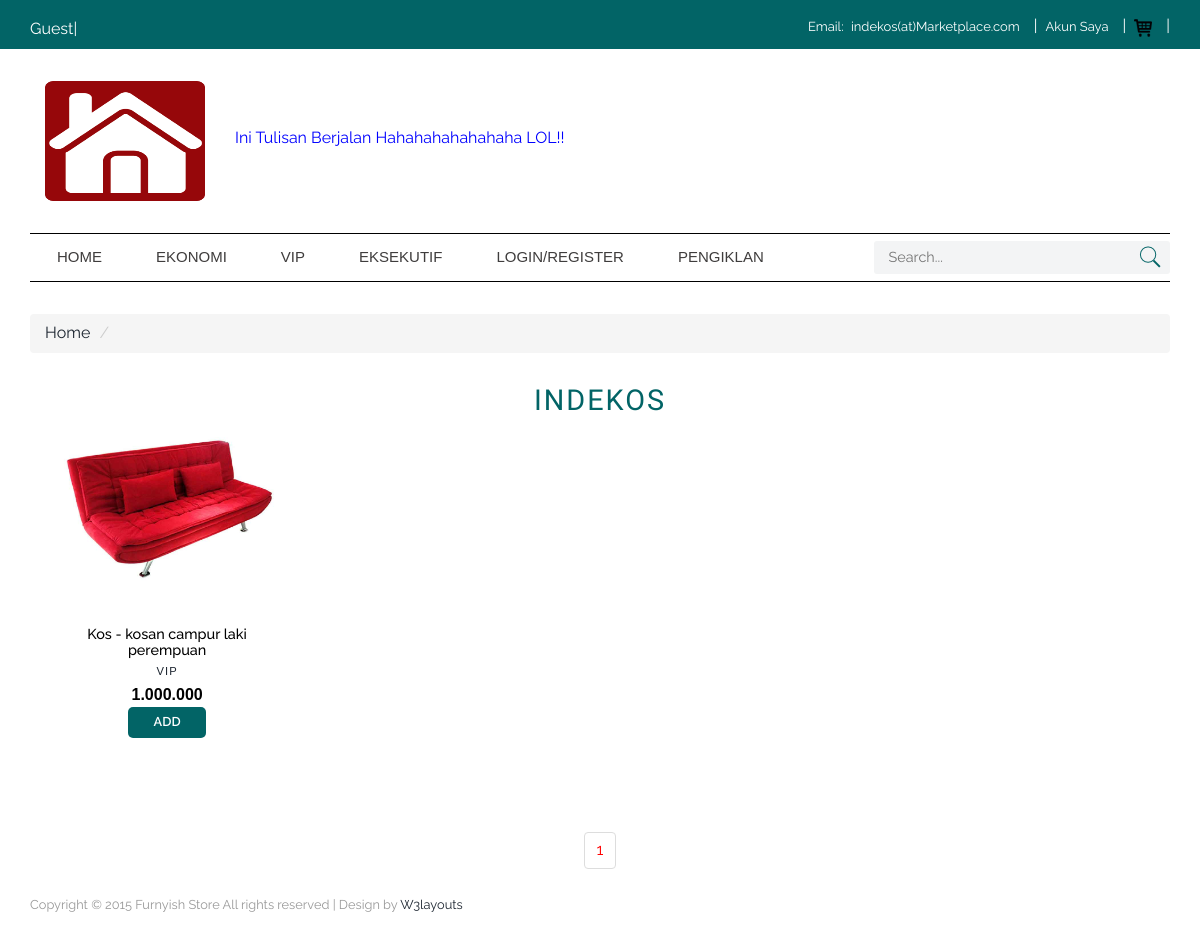
Page /index.php?kelas=VIP on the committed database.
### tables this page shows
CREATE TABLE `tbl_indekos` (
  `id_indekos` int(11) NOT NULL,
  `id_seller` int(11) NOT NULL,
  `kelas` varchar(20) NOT NULL,
  `judul` varchar(100) NOT NULL,
  `deskripsi` mediumtext NOT NULL,
  `alamat` varchar(100) NOT NULL,
  `harga` int(20) NOT NULL,
  `gambar` varchar(30) NOT NULL,
  `gambar_1` varchar(30) NOT NULL,
  `gambar_2` varchar(30) NOT NULL,
  `gambar_3` varchar(30) NOT NULL,
  `status` varchar(10) NOT NULL
);

### class/Indekos.php (the view, shortened to what this page needs)
<?php
    class Indekos
    {
        private $db;
        function __construct($db_conn)
        {
            $this->db = $db_conn;
        }
                    ?>
                <?php
		public function indexIndekos($query) {
	    	$jumlah_desimal = "0";
	        $pemisah_desimal = ",";
	        $pemisah_ribuan = ".";
            $stmt = $this->db->prepare($query);
            $stmt->execute();
            if($stmt->rowCount()>0)
            {
                while($row=$stmt->fetch(PDO::FETCH_ASSOC))
                {
                    ?>
                    	<a href="single.php?slug=<?php print($row['id_indekos']) ?>"><div class="product-grid love-grid">
							<div class="product-img b-link-stripe b-animate-go  thickbox">
								<img src="assets/img_indekos/<?php print($row['gambar']) ?>" width="290px" height="150px"/>
								<div class="b-wrapper">
								</div>
							</div>
							<div class="product-info simpleCart_shelfItem">
								<div class="product-info-cust prt_name">
									<center>
										<h4><?php print($row['judul']) ?></h4>
										<p><?php print($row['kelas']) ?></p>
										<span class="item_price"><?php print(number_format($row['harga'],$jumlah_desimal, $pemisah_desimal, $pemisah_ribuan)); ?></span><br>
										<input type="button" class="item_add items" value="ADD">
									</center>
								</div>
							</div>
						</div></a>
                    <?php
                }
            }
            else
            {
                ?>
                <tr>
                <td>Tidak ditemukan....</td>
                </tr>
                <?php
            }
        }
        public function paginglink($query,$records_per_page)
        {
            $self = $_SERVER['PHP_SELF'];
            $stmt = $this->db->prepare($query);
            $stmt->execute();
            $total_no_of_records = $stmt->rowCount();
            if($total_no_of_records > 0)
            {
                ?><ul class="pagination"><?php
                $total_no_of_pages=ceil($total_no_of_records/$records_per_page);
                $current_page=1;
                for($i=1;$i<=$total_no_of_pages;$i++)
                {
                    if($i==$current_page)
                    {
                        echo "<li><a href='".$self."?page_no=".$i."' style='color:red;'>".$i."</a></li>";
                    }
                    else
                    {
                        echo "<li><a href='".$self."?page_no=".$i."'>".$i."</a></li>";
                    }
                }
                ?></ul><?php
            }
        }
    }
?>

### assets/css/style.css (style rules this page uses)
h4, h5, h6, h1, h2, h3 { margin: 0; }
ul, ol { margin: 0; padding:0; }
p { margin: 0; }
html, body { font-family: 'Raleway', sans-serif; font-size: 100%; background: #ffffff; }
body a { transition:0.5s all; -webkit-transition:0.5s all; -moz-transition:0.5s all; -o-transition:0.5s all; -ms-transition:0.5s all; }
span.item_price { color: #3f3d3d; font-size: 1.2em; font-weight: 400; text-align: center; }
.b-link-stripe { position:relative; display:inline-block; vertical-align:top; font-weight: 300; overflow:hidden; width: 100%; }
.b-link-stripe .b-wrapper { position:absolute; width:100%; height:100%; top:0; left:0; text-align:center; color:#ffffff; overflow:hidden; }
.b-animate-go { text-decoration:none; }
.product-grid { width: 22%; margin: 0 3% 4% 0; float: left; position: relative; transition: 0.5s all; -webkit-transition: 0.5s all; -moz-transition: 0.5s all; -o-transition: 0.5s all; min-height: 200px; border:1px solid #fff; }
.product-img img { width: 100%; }
.product-info-cust { float: left; padding: 0.8em 1.2em; }
.item_add { color:#fff; text-decoration:none; font-weight:600; padding:0.5em 2em; font-size:0.8em; display:inline-block; border-radius:5px; -moz-border-radius: 5px; -webkit-border-radius: 5px; -o-border-radius: 5px; margin: 0px 16px 0px 0px; background:#026466; border:none; outline:none; }
.prt_name { padding: 0.8em 1.2em; float:none; }
.items { float:none; margin: 0 0 16px 0px; }
.product-info-cust h4 { color:#000; font-weight:500; font-size:0.9em; }
.product-info-cust p { font-family: 'Arimo', sans-serif; font-size:0.7em; margin:5px 0; letter-spacing:1px; }
span.item_price { color:#000; font-weight:600; font-size:1em; font-family: 'Arimo', sans-serif; }
.product-info.simpleCart_shelfItem { margin-top: 30px; }

### rows in the picture
tbl_indekos: gambar (picture), judul "Kos - kosan campur laki perempuan", kelas "VIP", harga "1.000.000"
